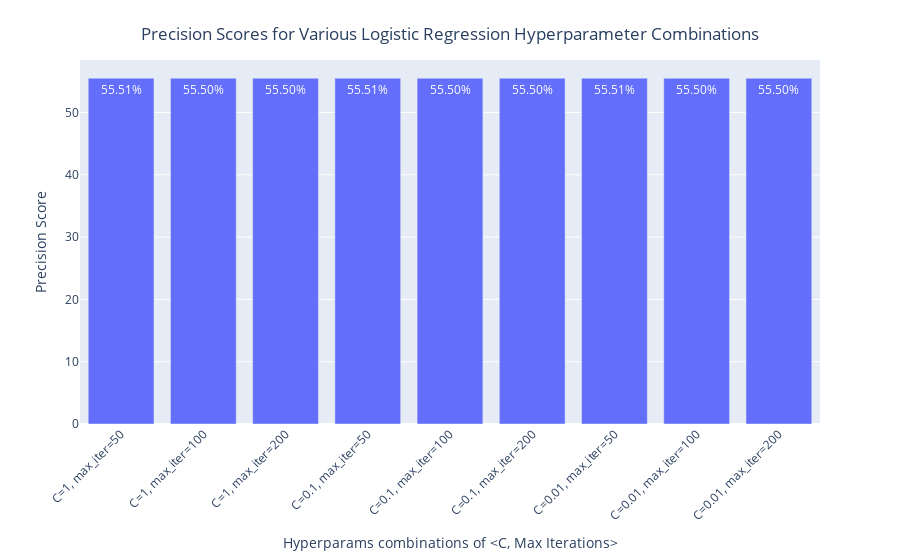

This figure's notebook cell:
### Code cell
# Visualise precision scores

# Prepare the data
rows = []
for key, value in list(best_precision_matrix_logistic_regression.items()):
    C, max_iter = key
    combination_label = f'C={C}, max_iter={max_iter}'
    rows.append({'Combination': combination_label, 'Precision': value})

df = pd.DataFrame(rows)
df.loc[:,'Precision'] = df.Precision*100.0 # need for % visualisation

# Create the bar chart
fig = px.bar(df,
             x='Combination',
             y='Precision',
             text='Precision'
             )

# Customize the layout for better readability
fig.update_layout(
    xaxis_title='Hyperparams combinations of <C, Max Iterations>',
    yaxis_title='Precision Score',
    xaxis_tickangle=-45,
    title={
        'text': 'Precision Scores for Various Logistic Regression Hyperparameter Combinations',
        'y':0.95,
        'x':0.5,
        'xanchor': 'center',
        'yanchor': 'top'
    }
)


# Update the text position
fig.update_traces(texttemplate='%{text:.2f}%',
                  textposition='inside',
                  textfont_color='white')

# Show the figure
fig.show()

### Figure 1 — Plotly figure (JSON) as saved in the notebook; plotly's stock layout.template omitted (floating-point values rounded to 4 significant figures)
{"data": [{"hovertemplate": "Combination=%{x}<br>Precision=%{text}<extra></extra>", "legendgroup": "", "marker": {"color": "#636efa", "pattern": {"shape": ""}}, "name": "", "orientation": "v", "showlegend": false, "text": [55.51, 55.5, 55.5, 55.51, 55.5, 55.5, 55.51, 55.5, 55.5], "textfont": {"color": "white"}, "textposition": "inside", "texttemplate": "%{text:.2f}%", "type": "bar", "x": ["C=1, max_iter=50", "C=1, max_iter=100", "C=1, max_iter=200", "C=0.1, max_iter=50", "C=0.1, max_iter=100", "C=0.1, max_iter=200", "C=0.01, max_iter=50", "C=0.01, max_iter=100", "C=0.01, max_iter=200"], "xaxis": "x", "y": [55.51, 55.5, 55.5, 55.51, 55.5, 55.5, 55.51, 55.5, 55.5], "yaxis": "y"}], "layout": {"barmode": "relative", "legend": {"tracegroupgap": 0}, "margin": {"t": 60}, "title": {"text": "Precision Scores for Various Logistic Regression Hyperparameter Combinations", "x": 0.5, "xanchor": "center", "y": 0.95, "yanchor": "top"}, "xaxis": {"anchor": "y", "domain": [0, 1], "tickangle": -45, "title": {"text": "Hyperparams combinations of <C, Max Iterations>"}}, "yaxis": {"anchor": "x", "domain": [0, 1], "title": {"text": "Precision Score"}}}}
